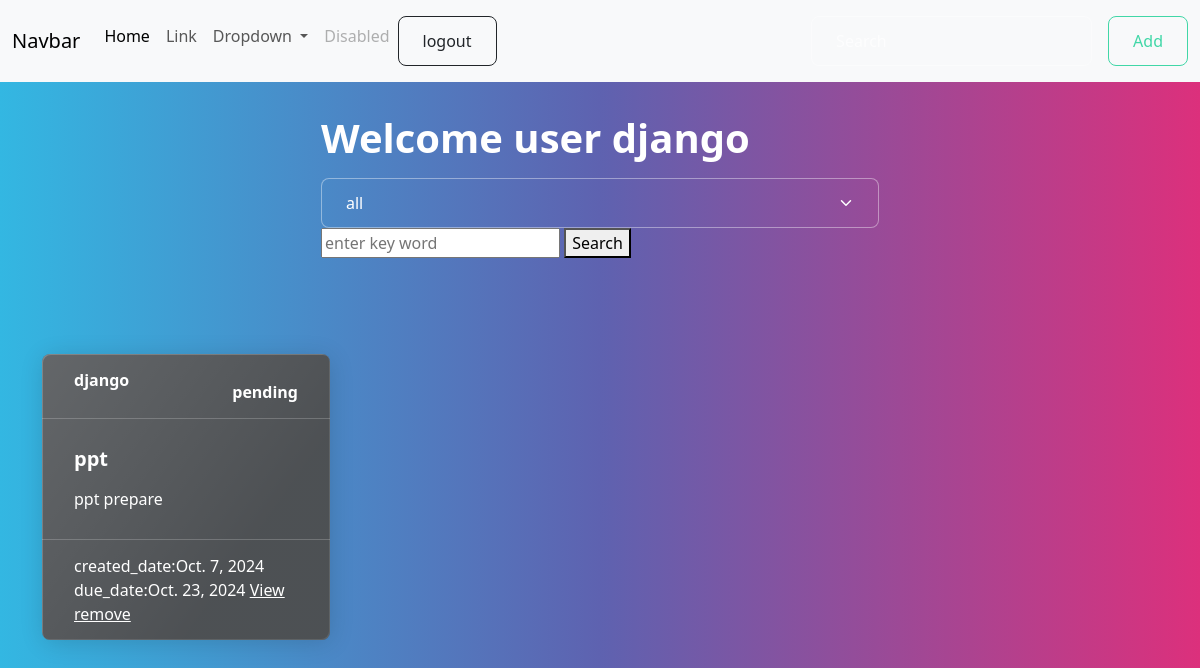
The app's page /tasks/all/ (signed in), older data.
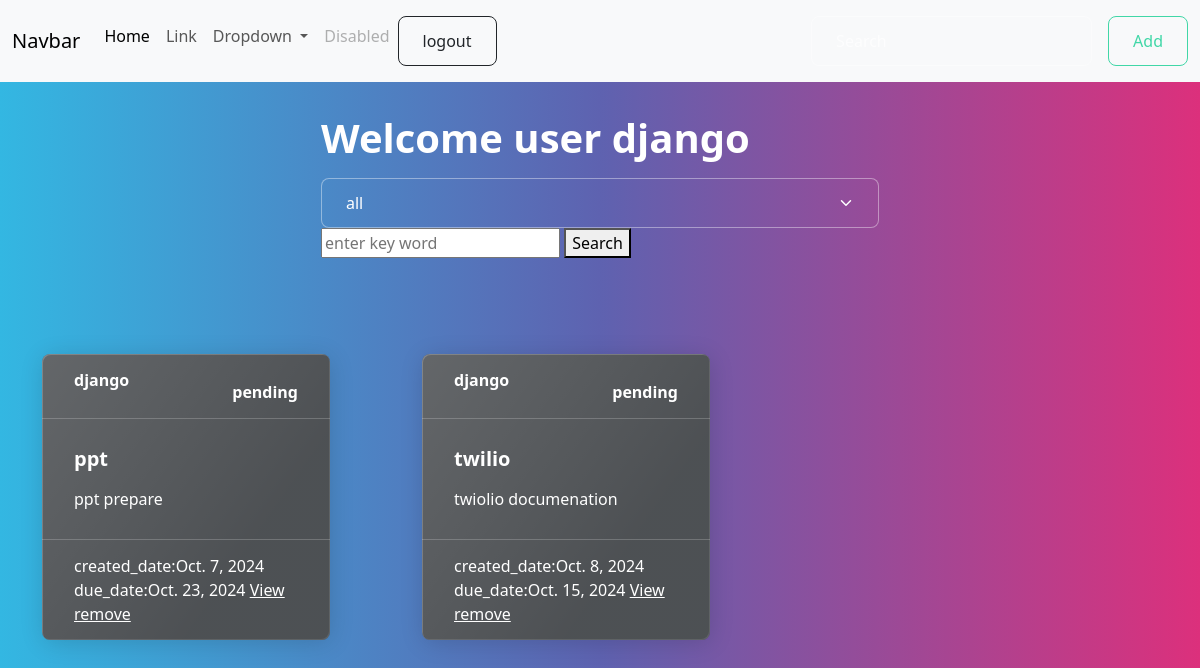
The same page, newer data.
### notes/models.py (models this page shows, shortened)
class Task(models.Model):
    title=models.CharField(max_length=200)
    description=models.TextField()
    created_date=models.DateTimeField(auto_now_add=True)
    due_date=models.DateTimeField(null=True)
    category_choices=(
        ("personal","personal"),
        ("business","business")
    )
    category=models.CharField(max_length=200,choices=category_choices,default="personal")
    status_choices=(
        ("pending","pending"),
        ("in-progress","in-progress"),
        ("done","done")
    )
    status=models.CharField(max_length=200,choices=status_choices,default="pending")
    user=models.ForeignKey(User,on_delete=models.CASCADE)

### notes/views.py (the view)
# urls.py: path("tasks/all/",views.TaskListView.as_view(),name="task-list"),
@method_decorator(decs,name="dispatch")
class TaskListView(View):
    def get(self,request,*args,**kwargs):
       search_text=request.GET.get("search_text")
       selected_category=request.GET.get("category","all")
       if selected_category =="all":
           qs=Task.objects.filter(user=request.user)
       else:
           qs=Task.objects.filter(category=selected_category,user=request.user)
       if search_text!=None:
           qs=Task.objects.filter(user=request.user)
           qs=qs.filter(Q(title__icontains=search_text)|Q(description__icontains=search_text))
       return render(request,"task_list.html",{"tasks":qs,"selected":selected_category})

### notes/templates/task_list.html (shortened to what this page needs)
{%extends 'base.html'%}
{%block main_block%}
<div class="container my-3">
    <div class="w-50 mx-auto">
        <h1>Welcome user {{request.user}}</h1>
       <form action="">
            <select name="category" id="" class="form-select" onchange="this.form.submit()">
                <option value="all" {%if selected == 'all'%} selected {%endif%}>all</option>
            </select>
       </form>
       <form action="{%url 'task-list'%}">
            <input type="text" placeholder="enter key word" name="search_text">
            <button type="submit">Search</button>
       </form>
    </div>
</div>
<div class="container mt-5">
    <div class="row">
        {%for t in tasks%}
        <div class="col-4">
            <div class="card text-bg-dark mb-3" style="max-width: 18rem;">
                <div class="card-header d-flex justify-content-between">
                    <div> {{t.user}} </div>
                    <div>
                         {{t.status}}
                        </div>
                </div>
                <div class="card-body">
                    <h5 class="card-title">{{t.title}}</h5>
                    <p class="card-text">{{t.description}}</p>
                </div>
                <div class="card-footer text-body-white">
                    created_date:{{t.created_date|date}}
                    due_date:{{t.due_date|date}}
                    <a href="{%url 'task-update' t.id %}">View</a>
                    <a href="{%url 'task-delete' t.id%}">remove</a>
                </div>
            </div>
        </div>
        {%endfor%}
    </div>
</div>
{%endblock%}

Row changes from the older to the newer data that the page shows:
added Task: user "django", status "pending", title "twilio", description "twiolio documenation", created_date "Oct. 8, 2024", due_date "Oct. 15, 2024"
